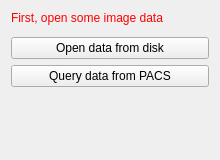
<?xml version="1.0" encoding="UTF-8"?>
<ui version="4.0">
 <class>ImportPanelControls</class>
 <widget class="QWidget" name="ImportPanelControls">
  <property name="geometry">
   <rect>
    <x>0</x>
    <y>0</y>
    <width>220</width>
    <height>160</height>
   </rect>
  </property>
  <property name="windowTitle">
   <string>Awesome View</string>
  </property>
  <layout class="QVBoxLayout" name="verticalLayout">
   <item>
    <widget class="QLabel" name="selectImageLabel">
     <property name="styleSheet">
      <string notr="true">QLabel { color: rgb(255, 0, 0) }</string>
     </property>
     <property name="text">
      <string>First, open some image data</string>
     </property>
    </widget>
   </item>
   <item>
    <widget class="QWidget" name="widget" native="true">
     <layout class="QHBoxLayout" name="horizontalLayout">
      <property name="leftMargin">
       <number>0</number>
      </property>
      <property name="topMargin">
       <number>0</number>
      </property>
      <property name="rightMargin">
       <number>0</number>
      </property>
      <property name="bottomMargin">
       <number>0</number>
      </property>
     </layout>
    </widget>
   </item>
   <item>
    <widget class="QPushButton" name="openImageButton">
     <property name="toolTip">
      <string>Process selected image</string>
     </property>
     <property name="text">
      <string>Open data from disk</string>
     </property>
    </widget>
   </item>
   <item>
    <widget class="QPushButton" name="queryPacsButton">
     <property name="text">
      <string>Query data from PACS</string>
     </property>
    </widget>
   </item>
   <item>
    <spacer name="spacer">
     <property name="orientation">
      <enum>Qt::Vertical</enum>
     </property>
     <property name="sizeType">
      <enum>QSizePolicy::Expanding</enum>
     </property>
     <property name="sizeHint" stdset="0">
      <size>
       <width>20</width>
       <height>220</height>
      </size>
     </property>
    </spacer>
   </item>
  </layout>
 </widget>
 <layoutdefault spacing="6" margin="11"/>
 <resources/>
 <connections/>
</ui>
